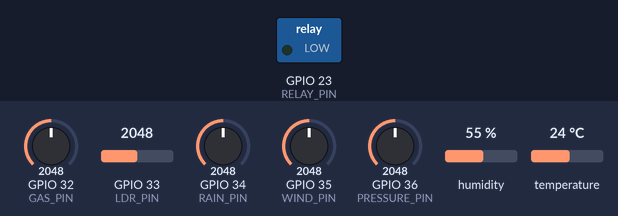
Bench run of a program on a simulated ESP32. Parts: switched loads named in the program (green lamp = pin HIGH). The test bench sets the inputs (shaded band); at power-on: GPIO 32 (GAS_PIN) = 2048, GPIO 33 (LDR_PIN) = 2048, GPIO 34 (RAIN_PIN) = 2048, GPIO 35 (WIND_PIN) = 2048, GPIO 36 (PRESSURE_PIN) = 2048, humidity 55 %, temperature 24 °C. WiFi joins after 1.5 s; servers stay silent unless stated; random numbers use the default seed unless the program sets one; no MQTT or app messages arrive unless stated; web services answer with replies made up by the test bench; what the program prints to the serial monitor is not drawn.

Above: at 0.0 s.
At 6.8 s:
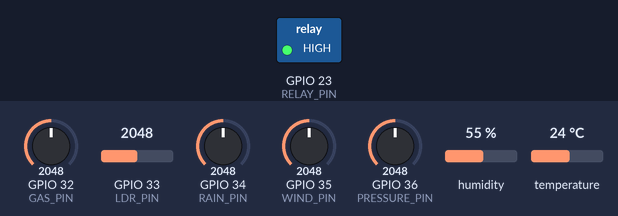
Timing chart, 0 to 8.3 s (numbered marks = the images above):
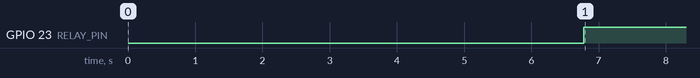

The program:

main.cpp
```cpp
#include <Arduino.h>
#include <WiFi.h>
#include <PubSubClient.h>
#include <DHT.h>
#include <HTTPClient.h>
#include <WiFiClientSecure.h>

// ==========================================
// 1. CẤU HÌNH WIFI & THINGSBOARD
// ==========================================
#define WIFI_SSID           "Wokwi-GUEST"
#define WIFI_PASSWORD       ""
#define THINGSBOARD_SERVER  "eu.thingsboard.cloud"
#define TOKEN               "OzpJ5mxL6G4R9p6wrRB1"

// ==========================================
// 2. CẤU HÌNH TELEGRAM BOT (THAY THÔNG TIN CỦA BẠN)
// ==========================================
#define BOT_TOKEN   "8919276387:AAGc52bGK03gVELBDYwKd6t6iQgMMZ-ObTE"  // THAY BẰNG TOKEN CỦA BẠN
#define CHAT_ID     "5413418959"  // THAY BẰNG CHAT ID CỦA BẠN

// ==========================================
// 3. ĐỊNH NGHĨA CÁC CHÂN CẢM BIẾN
// ==========================================
#define DHTPIN        4
#define LDR_PIN       33
#define PRESSURE_PIN  36
#define RAIN_PIN      34
#define WIND_PIN      35
#define GAS_PIN       32
#define RELAY_PIN     23

// ==========================================
// 4. KHỞI TẠO ĐỐI TƯỢNG
// ==========================================
#define DHTTYPE DHT22
DHT dht(DHTPIN, DHTTYPE);

WiFiClient espClient;
PubSubClient client(espClient);

// Biến quản lý cảnh báo Telegram
bool lastWarningState = false;
unsigned long lastTelegramSend = 0;
const unsigned long TELEGRAM_COOLDOWN = 60000;  // 60 giây giữa các lần gửi nhắc lại

// ==========================================
// 5. HÀM TRỢ NĂNG
// ==========================================

// Tính điểm sương
float calculateDewPoint(float temp, float humid) {
    if (humid <= 0.0 || humid > 100.0 || isnan(humid) || isnan(temp)) return 0.0;
    float a = 17.27, b = 237.7;
    float alpha = ((a * temp) / (b + temp)) + log(humid / 100.0);
    return (b * alpha) / (a - alpha);
}

// Mã hóa URL cho tiếng Việt và ký tự đặc biệt
String urlEncode(String str) {
    String encoded = "";
    char c;
    for (int i = 0; i < str.length(); i++) {
        c = str.charAt(i);
        if (isalnum(c) || c == '-' || c == '_' || c == '.' || c == '~') {
            encoded += c;
        } else if (c == ' ') {
            encoded += "+";
        } else {
            encoded += '%';
            char hex[3];
            sprintf(hex, "%02X", (unsigned char)c);
            encoded += hex;
        }
    }
    return encoded;
}

// Gửi tin nhắn đến Telegram Bot
bool sendToTelegram(String message) {
    WiFiClientSecure secureClient;
    secureClient.setInsecure();  // Bỏ qua kiểm tra SSL

    HTTPClient https;

    String url = "https://api.telegram.org/bot" + String(BOT_TOKEN) +
                 "/sendMessage?chat_id=" + String(CHAT_ID) +
                 "&text=" + urlEncode(message) +
                 "&parse_mode=Markdown";

    https.begin(secureClient, url);
    https.addHeader("Content-Type", "application/x-www-form-urlencoded");

    Serial.print("=> [TELEGRAM] Đang gửi... ");

    int httpCode = https.GET();
    bool success = false;

    if (httpCode == 200) {
        Serial.println("THÀNH CÔNG!");
        success = true;
    } else {
        Serial.print("THẤT BẠI! Mã lỗi: ");
        Serial.println(httpCode);

        if (httpCode > 0) {
            String response = https.getString();
            Serial.println("Phản hồi: " + response);
        }
    }

    https.end();
    return success;
}

// Gửi cảnh báo khi phát hiện sự cố
void sendWarningAlert(float temp, float hum, float rain, float wind, int gas) {
    String message = "🚨 *CẢNH BÁO KHẨN CẤP!* 🚨\n\n";
    message += "🌡️ *Nhiệt độ:* " + String(temp, 1) + "°C\n";
    message += "💧 *Độ ẩm:* " + String(hum, 1) + "%\n";
    message += "🌧️ *Lượng mưa:* " + String(rain, 1) + " mm\n";
    message += "💨 *Tốc độ gió:* " + String(wind, 1) + " m/s\n";
    message += "🔥 *Khí gas:* " + String(gas) + " ppm\n\n";
    message += "⚠️ *Nguy cơ phát hiện:*\n";

    if (rain > 30) message += "• 🌧️ Mưa lớn (>30mm)\n";
    if (wind > 20) message += "• 💨 Gió mạnh (>20m/s)\n";
    if (gas > 500) message += "• 🔥 Rò rỉ khí gas (>500ppm)\n";

    message += "\n🔔 *Hệ thống đã kích hoạt relay cảnh báo!*";

    sendToTelegram(message);
}

// Gửi thông báo khi hết cảnh báo
void sendNormalAlert() {
    String message = "✅ *HỆ THỐNG ĐÃ TRỞ LẠI BÌNH THƯỜNG* ✅\n\n";
    message += "Các chỉ số đã an toàn. Relay đã tắt.\n";
    message += "🕐 Hệ thống tiếp tục giám sát...";

    sendToTelegram(message);
}

// Kết nối WiFi
void setup_wifi() {
    delay(10);
    Serial.println("\n📡 Đang kết nối WiFi: " + String(WIFI_SSID));
    WiFi.begin(WIFI_SSID, WIFI_PASSWORD);

    while (WiFi.status() != WL_CONNECTED) {
        delay(500);
        Serial.print(".");
    }

    Serial.println("\n✅ Đã kết nối WiFi. IP: " + WiFi.localIP().toString());
}

// Kết nối lại ThingsBoard nếu mất
void reconnect() {
    while (!client.connected()) {
        Serial.print("🔌 Đang kết nối đến ThingsBoard...");
        String clientId = "ESP32Client-" + String(random(0xffff), HEX);

        if (client.connect(clientId.c_str(), TOKEN, "")) {
            Serial.println(" ✅ THÀNH CÔNG");
        } else {
            Serial.print(" ❌ THẤT BẠI (lỗi ");
            Serial.print(client.state());
            Serial.println(") -> Thử lại sau 5 giây");
            delay(5000);
        }
    }
}

// ==========================================
// 6. SETUP
// ==========================================
void setup() {
    Serial.begin(115200);
    delay(2000);

    Serial.println("\n========================================");
    Serial.println("   ESP32 WEATHER MONITOR SYSTEM");
    Serial.println("========================================\n");

    // Kết nối WiFi
    setup_wifi();

    // Cấu hình ThingsBoard
    client.setServer(THINGSBOARD_SERVER, 1883);

    // Khởi tạo cảm biến
    Serial.println("🌡️ Khởi tạo DHT22...");
    dht.begin();

    // Cấu hình chân
    pinMode(LDR_PIN, INPUT);
    pinMode(PRESSURE_PIN, INPUT);
    pinMode(RAIN_PIN, INPUT);
    pinMode(WIND_PIN, INPUT);
    pinMode(GAS_PIN, INPUT);
    pinMode(RELAY_PIN, OUTPUT);
    digitalWrite(RELAY_PIN, LOW);

    Serial.println("✅ Hệ thống khởi động hoàn tất!\n");

    // Gửi tin nhắn chào mừng qua Telegram
    delay(3000);
    sendToTelegram("🤖 *ESP32 WEATHER MONITOR KHỞI ĐỘNG* 🤖\n\n✅ Hệ thống giám sát thời tiết và cảnh báo đã sẵn sàng!\n\n📊 Đang theo dõi:\n• Nhiệt độ & Độ ẩm\n• Áp suất & Ánh sáng\n• Lượng mưa & Gió\n• Khí gas");
}

// ==========================================
// 7. LOOP
// ==========================================
void loop() {
    // Đảm bảo kết nối ThingsBoard
    if (!client.connected()) reconnect();
    client.loop();

    // ==========================================
    // ĐỌC DỮ LIỆU CẢM BIẾN
    // ==========================================

    // DHT22 (Nhiệt độ, độ ẩm)
    float temperature = dht.readTemperature();
    float humidity = dht.readHumidity();
    if (isnan(temperature) || isnan(humidity)) {
        temperature = 0.0;
        humidity = 0.0;
    }

    // Áp suất (mô phỏng từ cảm biến áp suất analog)
    int rawPressure = analogRead(PRESSURE_PIN);
    float pressure = map(rawPressure, 0, 4095, 90000, 110000) / 100.0F;

    // Ánh sáng
    int rawLux = analogRead(LDR_PIN);
    float lux = map(rawLux, 0, 4095, 0, 10000);

    // Lượng mưa
    int rawRain = analogRead(RAIN_PIN);
    float rainIntensity = map(rawRain, 0, 4095, 0, 100);

    // Tốc độ gió
    int rawWind = analogRead(WIND_PIN);
    float windSpeed = map(rawWind, 0, 4095, 0, 5000) / 100.0F;

    // Khí gas
    int rawGas = analogRead(GAS_PIN);
    int gasPPM = map(rawGas, 0, 4095, 0, 1000);

    // Điểm sương
    float dewPoint = calculateDewPoint(temperature, humidity);

    // ==========================================
    // XỬ LÝ CẢNH BÁO & RELAY
    // ==========================================
    bool currentWarning = (rainIntensity > 30.0 || windSpeed > 20.0 || gasPPM > 500);

    // Điều khiển relay
    if (currentWarning) {
        digitalWrite(RELAY_PIN, HIGH);
    } else {
        digitalWrite(RELAY_PIN, LOW);
    }

    // Gửi cảnh báo Telegram (chống gửi trùng)
    unsigned long now = millis();

    if (currentWarning && !lastWarningState) {
        // Chuyển từ an toàn → cảnh báo
        Serial.println("⚠️ PHÁT HIỆN CẢNH BÁO! ⚠️");
        sendWarningAlert(temperature, humidity, rainIntensity, windSpeed, gasPPM);
        lastTelegramSend = now;
    }
    else if (!currentWarning && lastWarningState) {
        // Chuyển từ cảnh báo → an toàn
        Serial.println("✅✅✅ HẾT CẢNH BÁO! ✅✅✅");
        sendNormalAlert();
        lastTelegramSend = now;
    }
    else if (currentWarning && lastWarningState && (now - lastTelegramSend > TELEGRAM_COOLDOWN)) {
        // Cảnh báo kéo dài, nhắc lại sau mỗi 60 giây
        Serial.println("⚠️ CẢNH BÁO KÉO DÀI - GỬI NHẮC LẠI");
        sendWarningAlert(temperature, humidity, rainIntensity, windSpeed, gasPPM);
        lastTelegramSend = now;
    }

    lastWarningState = currentWarning;

    // ==========================================
    // GỬI DỮ LIỆU LÊN THINGSBOARD
    // ==========================================

    // Payload hiển thị (có dấu - để in ra Serial)
    String tb_payload_display = "{";
    tb_payload_display += "\"Nhiệt độ\":" + String(temperature, 2) + ",";
    tb_payload_display += "\"Độ ẩm\":" + String(humidity, 1) + ",";
    tb_payload_display += "\"Áp suất\":" + String(pressure, 2) + ",";
    tb_payload_display += "\"Ánh sáng\":" + String(lux, 1) + ",";
    tb_payload_display += "\"Lượng mưa\":" + String(rainIntensity, 1) + ",";
    tb_payload_display += "\"Tốc độ gió\":" + String(windSpeed, 2) + ",";
    tb_payload_display += "\"Khí gas\":" + String(gasPPM) + ",";
    tb_payload_display += "\"Điểm sương\":" + String(dewPoint, 2) + ",";
    tb_payload_display += "\"Trạng thái Relay\":" + String(currentWarning ? 1 : 0);
    tb_payload_display += "}";

    // Payload gửi lên ThingsBoard (không dấu)
    String payload = "{";
    payload += "\"temperature\":" + String(temperature, 2) + ",";
    payload += "\"humidity\":" + String(humidity, 1) + ",";
    payload += "\"pressure\":" + String(pressure, 2) + ",";
    payload += "\"light\":" + String(lux, 1) + ",";
    payload += "\"rain\":" + String(rainIntensity, 1) + ",";
    payload += "\"wind_speed\":" + String(windSpeed, 2) + ",";
    payload += "\"gas_ppm\":" + String(gasPPM) + ",";
    payload += "\"dew_point\":" + String(dewPoint, 2) + ",";
    payload += "\"relay_status\":" + String(currentWarning ? 1 : 0);
    payload += "}";

    // In ra Serial để theo dõi
    Serial.println("\n📊 DỮ LIỆU CẢM BIẾN:");
    Serial.println(tb_payload_display);

    // Gửi lên ThingsBoard
    if (client.publish("v1/devices/me/telemetry", payload.c_str())) {
        Serial.println("✅ [THINGSBOARD] Gửi dữ liệu thành công");
    } else {
        Serial.println("❌ [THINGSBOARD] Gửi thất bại");
    }

    Serial.println("========================================\n");

    delay(5000);  // Gửi dữ liệu mỗi 5 giây
}
```

Measured:
- by itself, GPIO 23 (RELAY_PIN): LOW → HIGH at 6.8 s
